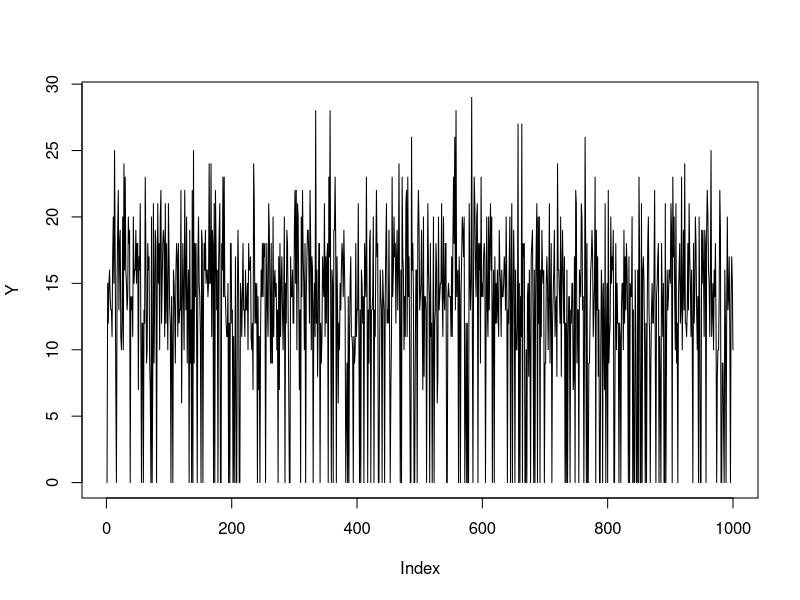
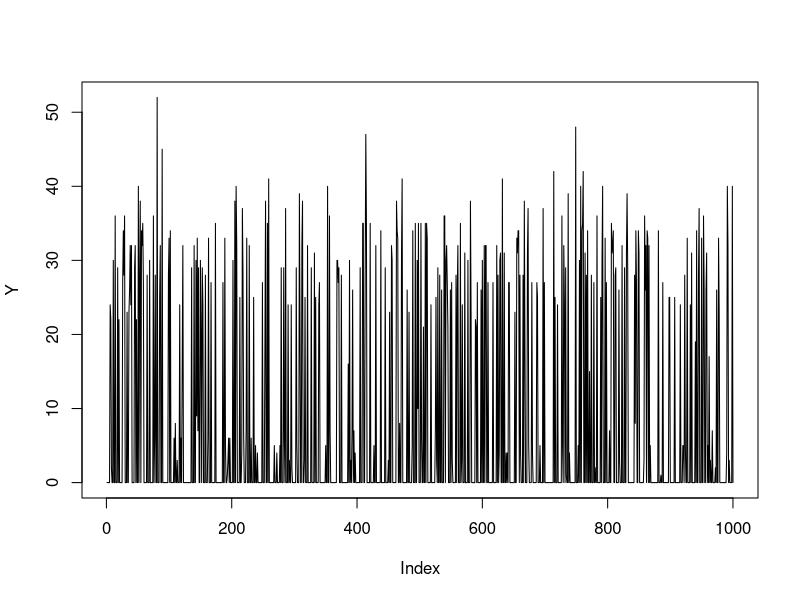

These charts were generated, in order, by the following R code:
##### EM Algorithm for Zero Inflated Poisson #####


SimZIP <- function(n, p, lambda){
  Y = array(NA, n)
  for (i in 1:n){
    Y[i] = (1-rbinom(1,1, prob = p))*rpois(1,lambda)
  }
  return(Y)
}



Y = SimZIP(1000, 0.15, 15)
plot(Y, type = "l")


### Estimate ZIP by EM Algorithm ###

# E-Step
PMF_ZIP <- function(y,p,lambda){
  if (y == 0){
    prob = p + (1-p)*exp(-lambda)
  }
  else{
    prob = (1-p)*(exp(-lambda)*lambda**(y))/factorial(y)
  }
  return(prob)
}


E_EMZIP <- function(Y,p,lambda){
  
  N = length(Y)
  P = array(NA, c(N,2))
  
  for (i in 1:N){
    P[i,1] <- ifelse(Y[i] != 0, 0, p)
    P[i,2] <- ifelse(Y[i] != 0, (1-p)*(exp(-lambda)*lambda**(Y[i])/factorial(Y[i])), (1-p)*exp(-lambda))
  }
  
  SP <- array(NA, c(N,2))
  
  for (i in 1:N){
    for (j in 1:2){
      SP[i,j] = P[i,j]/sum(P[i,])
    }
  }
  return(SP)

}
P <- E_EMZIP(Y, 4, 1)

#### Probability of a ZIP ####
# Y can be 0, if either poison process outputs zero, or the bernoulli is 1
# So it is the probability that B = 1 + prob that B != 0 and pois = 0
# If y is not zero, then the probability that B is 1 is 0. 


# M-Step 
M_EMZIP <- function(Y,J,P){
  
  N = length(Y)
  
  p = sum(P[,1]) /sum(P)
  
  lambda = sum(P[,2]*Y) / sum(P[,2])
    
  out = matrix(c(p,lambda))
  return(out)
}


RUN_EMZIP <- function(Y,J,Iterations){

  # Init
  p <- runif(1,0,1)
  lambda = mean(Y)
  
  
  for (i in 1:Iterations){
    P <- E_EMZIP(Y,p,lambda)
    M <- M_EMZIP(Y,J,P)
    p = M[1]
    lambda = M[2]
    
  }
  
  print(p)
  print(lambda)
  
}

RUN_EMZIP(Y,2,100)

library(tidyverse)

JMP <- read_csv("Time-varying/Data/JPM.csv", col_names = FALSE)


RUN_EMZIP(abs(JMP$X2), 2, 1000)



###### Mixture ZIP ####### 

# Mixture format

#Matrix

# Col 1 = Switch prob
# Col 2 = lambda

SimMixtureZIP <- function(n,mixture, inflationprob){
  J = nrow(mixture)
  Y = array(NA, n)
  
  for (i in 1:n){
    j = sample(1:J, size = 1, prob=mixture[,1])
    Y[i] = (1-rbinom(1,1, prob = inflationprob))*rpois(1,mixture[j,2])
  }
  return(Y)
}


SimMix <- matrix(c(0.75,0.25, 30, 5), nrow = 2, byrow = FALSE)

Y <- SimMixtureZIP(1000, SimMix, 0.65)

plot(Y, type = "l")



